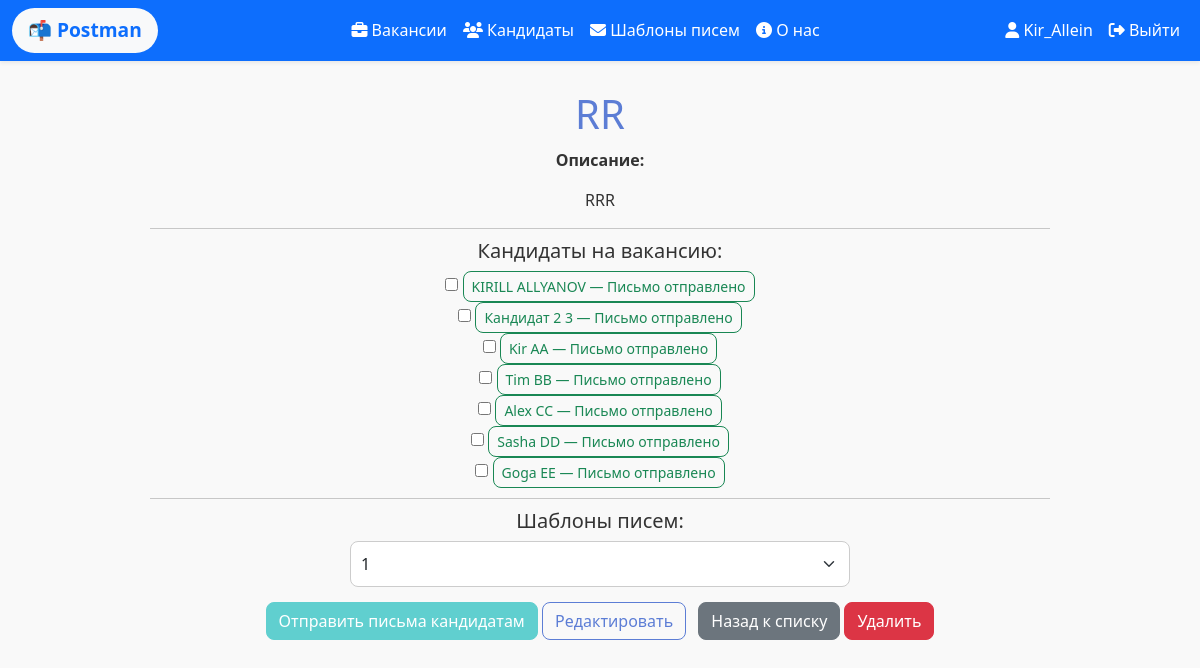
The page /data/vacancy_detail/15/ (signed in) on the database its author committed.
### data/models.py (models this page shows, shortened)
class User(AbstractUser):
    firstname = models.CharField(max_length=100)
    lastname = models.CharField(max_length=100)
    class Meta:
        verbose_name = 'Пользователь'
        verbose_name_plural = 'Пользователи'

class Vacancy(models.Model):
    title = models.CharField(max_length=100, blank=True)
    description = models.TextField(blank=True)
    user = models.ForeignKey(
        User,
        on_delete=models.SET_NULL,
        null=True,
        blank=True,
        related_name="vacancies",
        verbose_name="Пользователь"
    )
    candidates = models.ManyToManyField(Candidate, related_name='vacancies', blank=True)
    templates = models.ManyToManyField(Template,related_name='vacancies', blank=True)
    class Meta:
        verbose_name = "Вакансия"
        verbose_name_plural = "Вакансии"

class Candidate(models.Model):
    STATUS_CHOICES = [
        ('New', 'Новый'),
        ('Message sent', 'Письмо отправлено'),
        ('Response recieved', 'Ответ получен'),
        ('Contact fixe', 'Контакт закреплен'),
        ('Rejected', 'Отклонен')
    ]
    firstname = models.CharField(max_length=100, verbose_name='Имя', blank=True)
    surname = models.CharField(max_length=100, verbose_name='Фамилия', blank=True)
    patronymic = models.CharField(max_length=100, verbose_name='Отчество', blank=True)
    birthday = models.DateField(verbose_name='Дата рождения', blank=True)
    email = models.EmailField(verbose_name='E-mail', blank=True)
    tg = models.CharField(max_length=100, verbose_name='Телеграм', blank=True)
    phone = models.CharField(max_length=15, verbose_name='Номер телефона', blank=True)
    cv = models.FileField(
        upload_to='cvs/',
        validators=[FileExtensionValidator(allowed_extensions=['pdf'])],
        blank=True,
        null=True,
        verbose_name='Резюме'
    )
    status = models.CharField(
        max_length=20,
        choices=STATUS_CHOICES,
        default='new',
        verbose_name='Статус'
    )
    notes = models.TextField(blank=True)
    class Meta:
        verbose_name = 'Кандидат'
        verbose_name_plural = 'Кандидаты'

### data/views.py (the view)
# urls.py: path('vacancy_detail/<int:pk>/', views.vacancy_detail, name='vacancy_detail'), # детали по конкретной вакансии
@login_required
def vacancy_detail(request, pk):
    vacancy = get_object_or_404(Vacancy, pk=pk)
    return render(request, 'data/vacancy_detail.html', {'vacancy': vacancy})

### data/templates/data/vacancy_detail.html (shortened to what this page needs)
{% extends "main/base.html" %}
{% block content %}
<h1>{{ vacancy.title }}</h1>
<p><strong>Описание:</strong></p>
<p>{{ vacancy.description }}</p>
<hr>
<h5>Кандидаты на вакансию:</h5>
<ul class="candidates-list" id="cand-list">
  {% for candidate in vacancy.candidates.all %}
    <li>
      <label>
        <input type="checkbox" name="candidates" value="{{ candidate.id }}">
        <a href="{% url 'candidate_detail' candidate.id %}" class="btn btn-sm btn-outline-success">
          {{ candidate.firstname }} {{ candidate.surname }} —
          <span class="status">{{ candidate.status }}</span>
        </a>
      </label>
    </li>
  {% empty %}
    <li><p>Пока нет кандидатов.</p></li>
  {% endfor %}
</ul>
<hr>
<h5>Шаблоны писем:</h5>
<select name="template_id" id="template-select" class="form-select">
  {% for template in vacancy.templates.all %}
    <option value="{{ template.id }}">{{ template.title }}</option>
  {% empty %}
    <option disabled>Пока нет прикрепленных писем</option>
  {% endfor %}
</select>
<button id="send-btn"
        class="btn btn-primary"
        data-url="{% url 'send_vacancy_emails' vacancy.id %}">
  Отправить письма кандидатам
</button>
<a href="{% url 'vacancy_edit' vacancy.id %}" class="btn btn-outline-primary">Редактировать</a>
<a href="{% url 'vacancies' %}" class="btn btn-secondary ms-2">Назад к списку</a>
<form action="{% url 'vacancy_delete' vacancy.id %}" method="post" style="display:inline;">
    <button type="submit" class="btn btn-danger" onclick="return confirm('Удалить вакансию?')">Удалить</button>
</form>
{% endblock %}

### main/templates/main/base.html (shortened to what this page needs)
{% load static %}
<!DOCTYPE html>
<html lang="ru">
<head>
    <link rel="stylesheet" href="https://cdn.jsdelivr.net/npm/bootstrap@5.3.3/dist/css/bootstrap.min.css">
    <link rel="stylesheet" href="https://cdn.jsdelivr.net/npm/@fortawesome/fontawesome-free@6.6.0/css/all.min.css">
    <link rel="stylesheet" href="{% static 'main/css/main.css' %}?v=1">
</head>
<body>
<nav class="navbar navbar-expand-lg navbar-dark fixed-top bg-primary shadow-sm custom-navbar">
    <div class="container-fluid">
        <a class="navbar-brand fw-bold px-3 py-2 bg-light text-primary rounded-pill" href="{% url 'index' %}" style="font-weight: bold; font-size: 1.2rem;">
            📬 Postman
        </a>
        {% if user.is_authenticated %}
        <div class="collapse navbar-collapse justify-content-center" id="navbarNav">
            <ul class="navbar-nav text-center">
                <li class="nav-item">
                    <a class="nav-link nav-effect text-white" href="{% url 'vacancies' %}"><i class="fas fa-briefcase"></i> Вакансии</a>
                </li>
                <li class="nav-item">
                    <a class="nav-link nav-effect text-white" href="{% url 'candidates' %}"><i class="fas fa-users"></i> Кандидаты</a>
                </li>
                <li class="nav-item">
                    <a class="nav-link nav-effect text-white" href="{% url 'templates' %}"><i class="fas fa-envelope"></i> Шаблоны писем</a>
                </li>
                <li class="nav-item">
                    <a class="nav-link nav-effect text-white" href="{% url 'about' %}"><i class="fas fa-info-circle"></i> О нас</a>
                </li>
            </ul>
        </div>
        {% endif %}
        <div class="navbar-nav ms-auto">
            {% if user.is_authenticated %}
                <a href="{% url 'dashboard' %}" class="nav-link nav-effect text-white"><i class="fas fa-user"></i> {{ user.username }}</a>
                <a href="{% url 'logout' %}" class="nav-link nav-effect text-white"><i class="fas fa-sign-out-alt"></i> Выйти</a>
            {% else %}
                <a href="{% url 'login' %}" class="nav-link nav-effect text-white"><i class="fas fa-sign-in-alt"></i> Войти</a>
                <a href="{% url 'register' %}" class="nav-link nav-effect text-white"><i class="fas fa-user-plus"></i> Регистрация</a>
            {% endif %}
        </div>
    </div>
</nav>
<main class="container" style="margin-top: 10px; margin-bottom: 50px; ">
    <div class="d-flex justify-content-center">
        <div class="w-100" style="max-width: 900px; text-align: center;">
            {% block content %}
            {% endblock %}
        </div>
    </div>
</main>
</body>
</html>

### main/static/main/css/main.css (style rules this page uses)
hr { margin: 10px 0; }
ul.candidates-list { list-style-type: none; padding-left: 0; margin: 0; }
:root { --color-teal: #60cfcf; --color-blue: #5c7dd5; --color-green: #6dd66d; --color-orange: #ffa870; }
body { font-family: 'Segoe UI', sans-serif; background-color: #f9f9f9; color: #333; margin: 0; padding: 0; }
.custom-navbar { background-color: var(--color-blue); transition: background-color 0.3s ease, opacity 0.3s ease; z-index: 1000; }
.container { padding-top: 80px; text-align: center; }
.form-control, .form-select { border-radius: 8px; border: 1px solid #ccc; margin-bottom: 15px; padding: 10px; width: 100%; max-width: 500px; margin-left: auto; margin-right: auto; }
button, .btn { border-radius: 8px; }
.btn-primary { background-color: var(--color-teal); border-color: var(--color-teal); transition: background-color 0.2s; }
.btn-outline-primary { border-color: var(--color-blue); color: var(--color-blue); transition: all 0.2s; }
h1, h2, h3 { color: var(--color-blue); margin-top: 0; margin-bottom: 10px; }
a { text-decoration: none; }
.nav-effect { transition: all 0.3s ease; padding: 8px 12px; border-radius: 8px; }

### rows shown on the page
User: username "Kir_Allein"
Vacancy: title "RR", description "RRR"
Candidate: firstname "KIRILL", surname "ALLYANOV", status "Письмо отправлено"
Candidate: firstname "Кандидат 2", surname "3", status "Письмо отправлено"
Candidate: firstname "Kir", surname "AA", status "Письмо отправлено"
Candidate: firstname "Tim", surname "BB", status "Письмо отправлено"
Candidate: firstname "Alex", surname "CC", status "Письмо отправлено"
Candidate: firstname "Sasha", surname "DD", status "Письмо отправлено"
Candidate: firstname "Goga", surname "EE", status "Письмо отправлено"

### other values the page prints
form field template_id "1"
